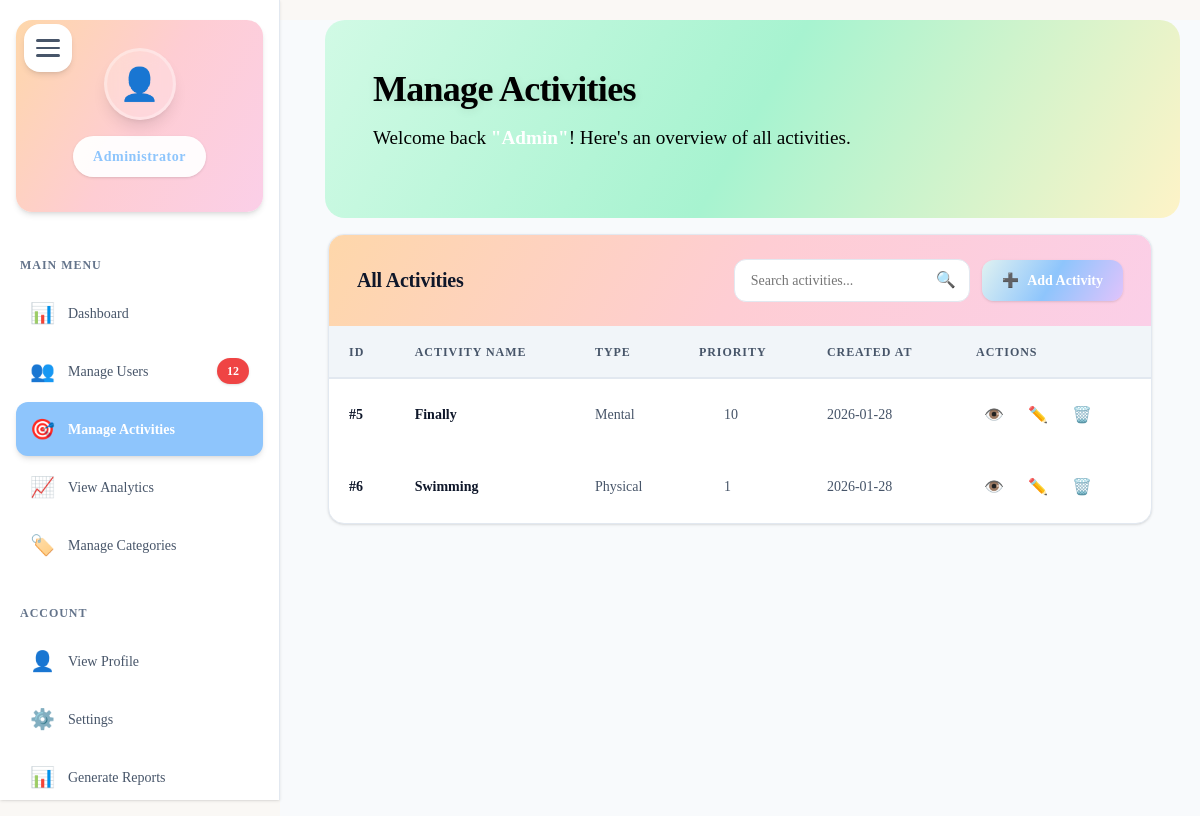
Screenshot of /admin/manage_activity (signed in) with the database file from the repository.
### tables this page shows
CREATE TABLE admins(
    id INTEGER PRIMARY KEY AUTOINCREMENT,
    username TEXT,
    password_hash TEXT NOT NULL
);

CREATE TABLE activities (
    id INTEGER PRIMARY KEY AUTOINCREMENT,
    name TEXT NOT NULL,
    execution_type TEXT NOT NULL,
    description TEXT,
    is_active INTEGER DEFAULT 1,
    priority INTEGER DEFAULT 0,
    created_at DATETIME DEFAULT CURRENT_TIMESTAMP
);

### routes/admin.py (the view, shortened to what this page needs)
@admin_bp.route("/manage_activity", methods=["GET", "POST"])
@login_required
def manage_activity():
    conn = get_db()
    cursor = conn.cursor()
    admins = get_admin_name(cursor)
    error = None
    cursor.execute("""
        SELECT id, name, execution_type, is_active, priority, created_at
        FROM activities
        ORDER BY created_at
    """)
    activities = [dict(row) for row in cursor.fetchall()]
    conn.close()
    return render_template(
        "admin/manage_activities.html",
        activities=activities,
        admins=admins
    )

### app.py (called while the page is built)
@login_manager.user_loader
def load_user(user_id):
    user_id = int(user_id)  # safety
    if user_id == 0:
        return User(id=0, username="admin", first_name="Admin")
    conn = sqlite3.connect("models/mood.db")
    cursor = conn.cursor()
    cursor.execute(
        "SELECT id, username, first_name, profile_picture FROM users WHERE id = ?",
        (user_id,),
    )
    row = cursor.fetchone()
    if not row:
        cursor.execute(
            "SELECT id, username, NULL as first_name, NULL as profile_picture FROM admins WHERE id = ?",
            (user_id,),
        )
        row = cursor.fetchone()
    conn.close()
    if row:
        return User(
            id=row[0],  # id
            username=row[1],  # username
            first_name=row[2],  # first_name (can be None for admins)
            profile_picture=row[3],  # profile_picture (can be None)
        )
    return None

### routes/admin.py (called while the page is built)
def get_db():
    conn = sqlite3.connect(DB_PATH)
    conn.row_factory = sqlite3.Row
    return conn

def get_admin_name(cursor):
    cursor.execute("""SELECT username FROM admins LIMIT 1""")
    row = cursor.fetchone()
    return row[0] if row else "Administrator"

### templates/admin/manage_activities.html (shortened to what this page needs)
{% extends 'admin/admin_base.html' %}
{% block sidebar_class %}static-expanded{% endblock %}
{% block admin_styles %}
<link rel="stylesheet" href="{{ url_for('static', filename='css/admin.css') }}" />
{% endblock %}
{% block admin_content %}
<div class="admin-dashboard-wrapper with-static-sidebar">
  <div class="admin-header-ac">
    <div class="admin-header-content">
      <div class="admin-title-section">
        <h1>Manage Activities</h1>
        <p class="admin-subtitle">
          Welcome back <b style="color:white;">"{{ admins|capitalize }}"</b>! Here's an overview of all activities.
        </p>
      </div>
    </div>
  </div>
  <div class="admin-content">
    <div class="admin-table-card">
      <div class="admin-table-header">
        <h2 class="admin-card-title">All Activities</h2>
        <div class="admin-header-actions">
          <div class="admin-search-box">
            <input type="text" class="admin-search-input" id="activitySearch" placeholder="Search activities..." />
            <span class="admin-search-icon">🔍</span>
          </div>
          <button class="admin-btn admin-btn-primary" id="addActivityBtn">
            <span>➕</span> <span>Add Activity</span>
          </button>
        </div>
      </div>
      {% if activities %}
      <table class="admin-table" id="activitiesTable">
        <thead>
          <tr>
            <th>ID</th>
            <th>Activity Name</th>
            <th>Type</th>
            <th>Priority</th>
            <th>Created At</th>
            <th>Actions</th>
          </tr>
        </thead>
        <tbody id="activitiesTableBody">
          {% for activity in activities %}
          <tr data-id="{{ activity.id }}" data-name="{{ activity.name }}" data-type="{{ activity.execution_type }}" data-priority="{{ activity.priority or 0 }}">
            <td><strong>#{{ activity.id }}</strong></td>
            <td><strong>{{ activity.name or 'Untitled Activity' }}</strong></td>
            <td>{{ activity.execution_type | capitalize }}</td>
            <td style="padding-left:45px">{{ activity.priority or 0 }}</td>
            <td>{{ activity.created_at[:10] if activity.created_at else '—' }}</td>
            <td>
              <div class="admin-table-actions">
                <button class="admin-icon-btn view-btn" title="View">👁️</button>
                <button class="admin-icon-btn edit-btn" title="Edit">✏️</button>
                <button class="admin-icon-btn delete-btn" title="Delete">🗑️</button>
              </div>
            </td>
          </tr>
          {% endfor %}
        </tbody>
      </table>
      {% endif %}
    </div>
  </div>
</div>
{% endblock %}

### static/css/styles.css (style rules this page uses)
:root { --background: #faf8f5; --surface: #ffffff; --surface-elevated: #ffffff; --primary: #e63946; --primary-light: #111111; --primary-dark: #4338ca; --accent: #0ea5e9; --accent-light: #38bdf8; --text: #111111; --text-secondary: #555555; --text-tertiary: #201e1e; --border: #e5e7eb; --border-light: #f3f4f6; --custome: linear-gradient(120deg, #e0c3fc 0%, #8ec5fc 50%, #e0f2f1 100%); --mood-creative: #ec4899; --mood-creative-light: #fdf2f8; --mood-intellectual: #8b5cf6; --mood-intellectual-light: #f5f3ff; --mood-gaming: #f59e0b; --mood-gaming-light: #fffbeb; --mood-adventure: #10b981; --mood-adventure-light: #ecfdf5; --mood-travel: #0ea5e9; --mood-travel-light: #f0f9ff; --mood-lifestyle: #f97316; --mood-lifestyle-light: #fff7ed; --mood-social: #ef4444; --mood-social-light: #fef2f2; --shadow-xs: 0 1px 2px rgba(0, 0, 0, 0.05); --shadow-sm: 0 1px 3px rgba(0, 0, 0, 0.1), 0 1px 2px rgba(0, 0, 0, 0.06); --shadow-md: 0 4px 6px -1px rgba(0, 0, 0, 0.1), 0 2px 4px -1px rgba(0, 0, 0, 0.06); --shadow-lg: 0 10px 15px -3px rgba(0, 0, 0, 0.1), 0 4px 6px -2px rgba(0, 0, 0, 0.05); --shadow-xl: 0 20px 25px -5px rgba(0, 0, 0, 0.1), 0 10px 10px -5px rgba(0, 0, 0, 0.04); --shadow-2xl: 0 25px 50px -12px rgba(0, 0, 0, 0.25); --space-1: 4px; --space-2: 8px; --space-3: 12px; --space-4: 16px; --space-5: 20px; --space-6: 24px; --space-8: 32px; --space-10: 40px; --space-12: 48px; --space-16: 64px; --space-20: 80px; --space-24: 96px; --font-sans: cursive; --font-weight-normal: 400; --font-weight-medium: 500; --font-weight-semibold: 600; --font-weight-bold: 700; --radius-sm: 6px; --radius-md: 8px; --radius-lg: 12px; --radius-xl: 16px; --radius-2xl: 24px; --radius-full: 9999px; --transition-fast: 150ms ease; --transition-base: 200ms ease; --transition-slow: 300ms ease; }
*, *::before, *::after { box-sizing: border-box; margin: 0; padding: 0; }
html { scroll-behavior: smooth; -webkit-font-smoothing: antialiased; -moz-osx-font-smoothing: grayscale; }
body { font-family: var(--font-sans); font-size: 25px; line-height: 1.6; color: var(--text); background-color: var(--background); min-height: 100vh; display: flex; flex-direction: column; }
button { font-family: inherit; cursor: pointer; border: none; background: none; }
h1, h2, h3, h4, h5, h6 { font-weight: var(--font-weight-bold); line-height: 1.2; color: var(--text); }
h1 { font-size: clamp(2rem, 5vw, 3.5rem); }
h2 { font-size: clamp(1.5rem, 4vw, 2.5rem); }
p { color: var(--text-secondary); }
.btn, .btn-primary, .btn-secondary, .btn-text, .btn-sm, .btn-lg, button, a.btn, input[type="button"], input[type="submit"], input[type="reset"] { outline: none !important; border: none !important; }

### templates/base.html (style rules this page uses)
.btn, .btn-primary, .btn-secondary, button, a.btn { outline: none !important; border: none !important; }

### templates/admin/admin_base.html (style rules this page uses)
body { margin: 0 !important; padding: 0 !important; }

### rows the page displays
admins: username "Admin"
activities: id "5", name "Finally", execution_type "Mental", priority "10", created_at "2026-01-28"
activities: id "6", name "Swimming", execution_type "Physical", priority "1", created_at "2026-01-28"
